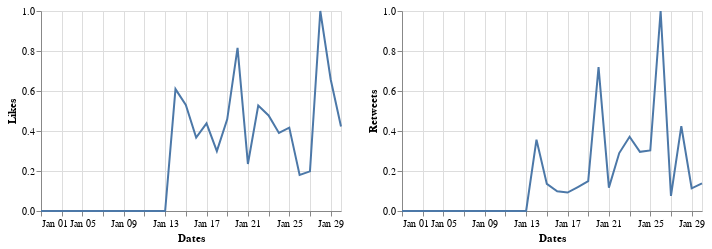

Notebook cell for this chart:
### Markdown cell above
The line chart is created:

### Code cell
alt.data_transformers.disable_max_rows()

c1_jan = alt.Chart(df_likes_jan).mark_line().encode(
    x="monthdate(Dates):T",
    y="Likes"
).properties(
    width=300,
    height=200
)
c1_jan.encoding.x.title = 'Dates'

c2_jan = alt.Chart(df_retweets_jan).mark_line().encode(
    x="monthdate(Dates):T",
    y="Retweets"
).properties(
    width=300,
    height=200
)
c2_jan.encoding.x.title = 'Dates'

alt.hconcat(c1_jan, c2_jan)

### Figure 1 — Vega-Lite specification as saved in the notebook (floating-point values rounded to 4 significant figures)
{"config": {"view": {"continuousWidth": 400, "continuousHeight": 300}}, "hconcat": [{"data": {"name": "data-baf872ffb7e79b9c33c6e17aa382c905"}, "mark": "line", "encoding": {"x": {"type": "temporal", "field": "Dates", "timeUnit": "monthdate", "title": "Dates"}, "y": {"type": "quantitative", "field": "Likes"}}, "height": 200, "width": 300}, {"data": {"name": "data-ef2bf7093359a841e574d165d6b4a1a6"}, "mark": "line", "encoding": {"x": {"type": "temporal", "field": "Dates", "timeUnit": "monthdate", "title": "Dates"}, "y": {"type": "quantitative", "field": "Retweets"}}, "height": 200, "width": 300}], "$schema": "https://vega.github.io/schema/vega-lite/v4.8.1.json", "datasets": {"data-baf872ffb7e79b9c33c6e17aa382c905": [{"Dates": "2020-01-14T00:00:00", "Likes": 0.6095}, {"Dates": "2020-01-15T00:00:00", "Likes": 0.5307}, {"Dates": "2020-01-16T00:00:00", "Likes": 0.3674}, {"Dates": "2020-01-17T00:00:00", "Likes": 0.4382}, {"Dates": "2020-01-18T00:00:00", "Likes": 0.2994}, {"Dates": "2020-01-19T00:00:00", "Likes": 0.4583}, {"Dates": "2020-01-20T00:00:00", "Likes": 0.8153}, {"Dates": "2020-01-21T00:00:00", "Likes": 0.2352}, {"Dates": "2020-01-22T00:00:00", "Likes": 0.527}, {"Dates": "2020-01-23T00:00:00", "Likes": 0.4775}, {"Dates": "2020-01-24T00:00:00", "Likes": 0.3902}, {"Dates": "2020-01-25T00:00:00", "Likes": 0.4168}, {"Dates": "2020-01-26T00:00:00", "Likes": 0.1803}, {"Dates": "2020-01-27T00:00:00", "Likes": 0.1982}, {"Dates": "2020-01-28T00:00:00", "Likes": 1.0}, {"Dates": "2020-01-29T00:00:00", "Likes": 0.6588}, {"Dates": "2020-01-30T00:00:00", "Likes": 0.4226}, {"Dates": "2020-01-01T00:00:00", "Likes": 0.0}, {"Dates": "2020-01-02T00:00:00", "Likes": 0.0}, {"Dates": "2020-01-03T00:00:00", "Likes": 0.0}, {"Dates": "2020-01-04T00:00:00", "Likes": 0.0}, {"Dates": "2020-01-05T00:00:00", "Likes": 0.0}, {"Dates": "2020-01-06T00:00:00", "Likes": 0.0}, {"Dates": "2020-01-07T00:00:00", "Likes": 0.0}, {"Dates": "2020-01-08T00:00:00", "Likes": 0.0}, {"Dates": "2020-01-09T00:00:00", "Likes": 0.0}, {"Dates": "2020-01-10T00:00:00", "Likes": 0.0}, {"Dates": "2020-01-11T00:00:00", "Likes": 0.0}, {"Dates": "2020-01-12T00:00:00", "Likes": 0.0}, {"Dates": "2020-01-13T00:00:00", "Likes": 0.0}], "data-ef2bf7093359a841e574d165d6b4a1a6": [{"Dates": "2020-01-14T00:00:00", "Retweets": 0.3566}, {"Dates": "2020-01-15T00:00:00", "Retweets": 0.1355}, {"Dates": "2020-01-16T00:00:00", "Retweets": 0.0983}, {"Dates": "2020-01-17T00:00:00", "Retweets": 0.0921}, {"Dates": "2020-01-18T00:00:00", "Retweets": 0.1199}, {"Dates": "2020-01-19T00:00:00", "Retweets": 0.149}, {"Dates": "2020-01-20T00:00:00", "Retweets": 0.7194}, {"Dates": "2020-01-21T00:00:00", "Retweets": 0.1167}, {"Dates": "2020-01-22T00:00:00", "Retweets": 0.2896}, {"Dates": "2020-01-23T00:00:00", "Retweets": 0.3712}, {"Dates": "2020-01-24T00:00:00", "Retweets": 0.2959}, {"Dates": "2020-01-25T00:00:00", "Retweets": 0.3027}, {"Dates": "2020-01-26T00:00:00", "Retweets": 1.0}, {"Dates": "2020-01-27T00:00:00", "Retweets": 0.07517}, {"Dates": "2020-01-28T00:00:00", "Retweets": 0.4239}, {"Dates": "2020-01-29T00:00:00", "Retweets": 0.1136}, {"Dates": "2020-01-30T00:00:00", "Retweets": 0.1386}, {"Dates": "2020-01-01T00:00:00", "Retweets": 0.0}, {"Dates": "2020-01-02T00:00:00", "Retweets": 0.0}, {"Dates": "2020-01-03T00:00:00", "Retweets": 0.0}, {"Dates": "2020-01-04T00:00:00", "Retweets": 0.0}, {"Dates": "2020-01-05T00:00:00", "Retweets": 0.0}, {"Dates": "2020-01-06T00:00:00", "Retweets": 0.0}, {"Dates": "2020-01-07T00:00:00", "Retweets": 0.0}, {"Dates": "2020-01-08T00:00:00", "Retweets": 0.0}, {"Dates": "2020-01-09T00:00:00", "Retweets": 0.0}, {"Dates": "2020-01-10T00:00:00", "Retweets": 0.0}, {"Dates": "2020-01-11T00:00:00", "Retweets": 0.0}, {"Dates": "2020-01-12T00:00:00", "Retweets": 0.0}, {"Dates": "2020-01-13T00:00:00", "Retweets": 0.0}]}}
